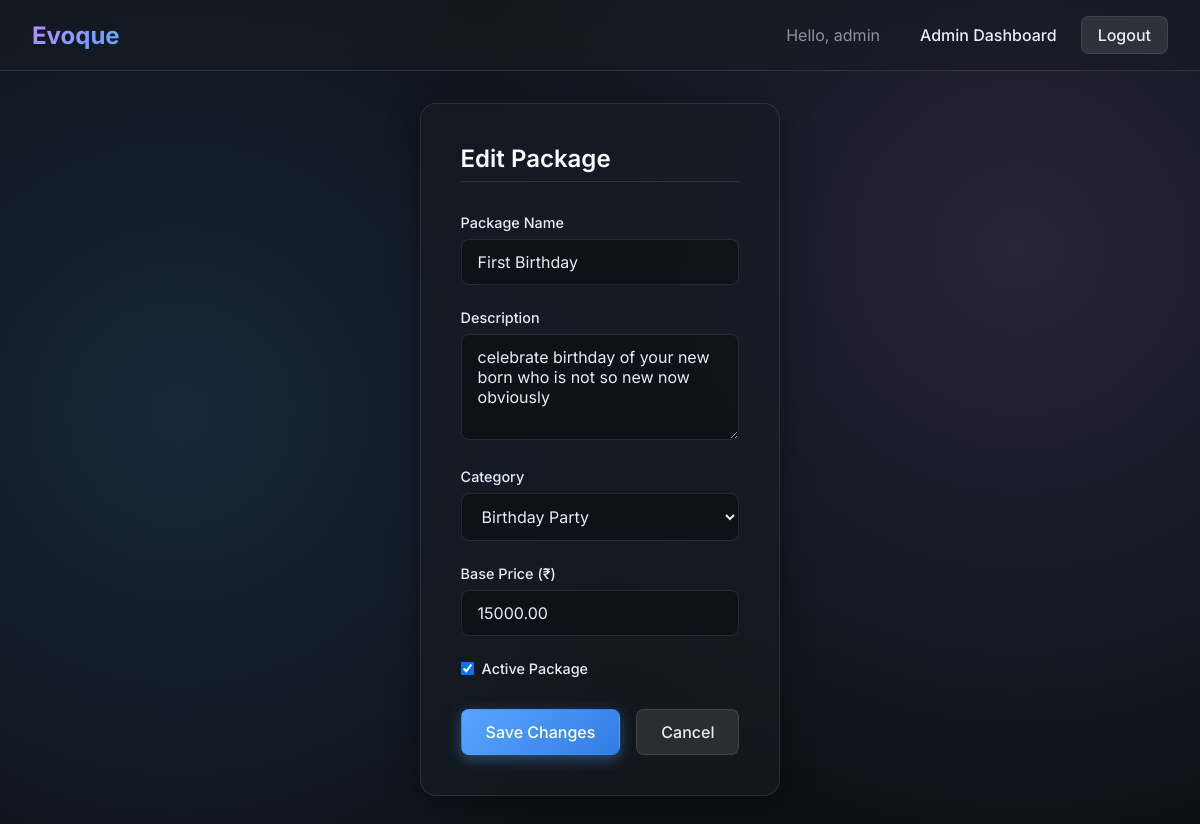
The app's page /admin-panel/packages/2/edit/ (signed in) with its own data.
### core/models.py (models this page shows, shortened)
class Package(models.Model):
    category = models.ForeignKey(Category, on_delete=models.CASCADE)
    name = models.CharField(max_length=100)
    description = models.TextField(blank=True, null=True)
    price = models.DecimalField(max_digits=10, decimal_places=2)
    status = models.BooleanField(default=True)

class Category(models.Model):
    name = models.CharField(max_length=100, unique=True)
    description = models.TextField(blank=True, null=True)
    status = models.BooleanField(default=True)

### core/views.py (the view, shortened to what this page needs)
# urls.py: path('admin-panel/packages/<int:packageId>/edit/', views.adminPackageEdit, name='adminPackageEdit'),
@login_required
def adminPackageEdit(request, packageId):
    profile = UserProfile.objects.get(user=request.user)
    if profile.role != 'ADMIN':
        return redirect('login')
    package = get_object_or_404(Package, id=packageId)
    categories = Category.objects.all().order_by('name')
    return render(
        request,
        'adminPackageEdit.html',
        {'package': package, 'categories': categories}
    )

### core/templates/adminPackageEdit.html (shortened to what this page needs)
{% extends 'base.html' %}
{% block content %}
<div class="center-flex">
    <div class="glass-panel" style="width: 100%; max-width: 500px;">
        <h2 style="margin-bottom: 2rem; border-bottom: 1px solid var(--glass-border); padding-bottom: 0.5rem;">Edit Package</h2>
        <form method="post">
            <div class="form-group">
                <label>Package Name</label>
                <input type="text" name="name" value="{{ package.name }}" required>
            </div>
            <div class="form-group">
                <label>Description</label>
                <textarea name="description" rows="4">{{ package.description|default_if_none:"" }}</textarea>
            </div>
            <div class="form-group">
                <label>Category</label>
                <select name="category_id" required>
                    {% for category in categories %}
                        <option value="{{ category.id }}" {% if category.id == package.category_id %}selected{% endif %}>
                            {{ category.name }}
                        </option>
                    {% endfor %}
                </select>
            </div>
            <div class="form-group">
                <label>Base Price (₹)</label>
                <input type="number" name="price" step="0.01" min="0" value="{{ package.price }}" required>
            </div>
            <div class="form-group" style="display: flex; align-items: center; gap: 0.5rem;">
                <input type="checkbox" name="status" id="status" {% if package.status %}checked{% endif %} style="width: auto;">
                <label for="status" style="margin: 0;">Active Package</label>
            </div>
            <div style="display: flex; gap: 1rem; margin-top: 2rem;">
                <button type="submit" class="btn btn-primary" style="flex: 1;">Save Changes</button>
                <a href="{% url 'adminPackages' %}" class="btn btn-secondary" style="flex: 1; text-align: center;">Cancel</a>
            </div>
        </form>
    </div>
</div>
{% endblock %}

### core/templates/base.html (shortened to what this page needs)
<!DOCTYPE html>
<html lang="en">
<head>
    {% load static %}
    <link rel="stylesheet" href="{% static 'css/styles.css' %}">
</head>
<body>
    <nav class="navbar">
        <a href="/" class="navbar-brand">Evoque</a>
        <div class="nav-links">
            {% if request.user.is_authenticated %}
                <span style="color: var(--text-muted); margin-right: 1rem;">Hello, {{ request.user.username }}</span>
                {% if request.user.is_superuser %}
                    <a href="{% url 'adminDashboard' %}">Admin Dashboard</a>
                {% elif request.user.userprofile.role == 'CUSTOMER' %}
                    <a href="{% url 'customerDashboard' %}">Dashboard</a>
                {% elif request.user.userprofile.role == 'PROVIDER' %}
                    <a href="{% url 'providerDashboard' %}">Dashboard</a>
                {% endif %}
                <a href="{% url 'logout' %}" class="btn btn-secondary" style="padding: 0.5rem 1rem;">Logout</a>
            {% else %}
                <a href="{% url 'login' %}">Login</a>
                <a href="{% url 'customerRegister' %}" class="btn btn-primary" style="padding: 0.5rem 1rem;">Sign Up</a>
            {% endif %}
        </div>
    </nav>
    <div class="container">
        {% block content %}{% endblock %}
    </div>
</body>
</html>

### static/css/styles.css (style rules this page uses)
:root { --bg-color: #0d1117; --text-color: #e6edf3; --text-muted: #8b949e; --primary-accent: #58a6ff; --secondary-accent: #bc8cff; --success: #2ea043; --danger: #f85149; --glass-bg: rgba(22, 27, 34, 0.6); --glass-border: rgba(255, 255, 255, 0.1); --glass-shadow: 0 8px 32px 0 rgba(0, 0, 0, 0.37); --font-family: 'Inter', sans-serif; }
* { box-sizing: border-box; margin: 0; padding: 0; }
body { font-family: var(--font-family); background-color: var(--bg-color); color: var(--text-color); min-height: 100vh; display: flex; flex-direction: column; background-image: radial-gradient(circle at 15% 50%, rgba(88, 166, 255, 0.15) 0%, transparent 50%), radial-gradient(circle at 85% 30%, rgba(188, 140, 255, 0.15) 0%, transparent 50%); background-attachment: fixed; }
.container { max-width: 1200px; margin: 0 auto; padding: 2rem; flex-grow: 1; display: flex; flex-direction: column; }
.center-flex { display: flex; justify-content: center; align-items: center; min-height: 80vh; }
.glass-panel { background: var(--glass-bg); backdrop-filter: blur(16px); -webkit-backdrop-filter: blur(16px); border: 1px solid var(--glass-border); border-radius: 16px; box-shadow: var(--glass-shadow); padding: 2.5rem; transition: transform 0.3s ease, box-shadow 0.3s ease; }
h1, h2, h3, h4, h5, h6 { font-weight: 600; margin-bottom: 1rem; color: #ffffff; }
a { color: var(--primary-accent); text-decoration: none; transition: color 0.2s ease, text-shadow 0.2s ease; }
.form-group { margin-bottom: 1.5rem; }
label { display: block; margin-bottom: 0.5rem; font-weight: 500; color: var(--text-color); font-size: 0.9rem; }
input[type="text"], input[type="password"], input[type="email"], input[type="number"], select, textarea { width: 100%; padding: 0.75rem 1rem; background: rgba(13, 17, 23, 0.8); border: 1px solid var(--glass-border); color: var(--text-color); border-radius: 8px; font-size: 1rem; font-family: var(--font-family); transition: all 0.3s ease; }
input::placeholder, textarea::placeholder { color: rgba(139, 148, 158, 0.6); }
.btn { display: inline-block; font-weight: 500; text-align: center; white-space: nowrap; vertical-align: middle; cursor: pointer; border: 1px solid transparent; padding: 0.75rem 1.5rem; font-size: 1rem; border-radius: 8px; transition: all 0.2s ease-in-out; font-family: var(--font-family); text-decoration: none; }
.btn-primary { color: #ffffff; background: linear-gradient(135deg, var(--primary-accent) 0%, #317ce5 100%); box-shadow: 0 4px 14px rgba(88, 166, 255, 0.4); }
.btn-secondary { color: var(--text-color); background: rgba(255, 255, 255, 0.1); border: 1px solid var(--glass-border); }
.navbar { display: flex; justify-content: space-between; align-items: center; padding: 1rem 2rem; background: var(--glass-bg); backdrop-filter: blur(12px); border-bottom: 1px solid var(--glass-border); position: sticky; top: 0; z-index: 1000; }
.navbar-brand { font-size: 1.5rem; font-weight: 700; background: linear-gradient(135deg, var(--secondary-accent), var(--primary-accent)); -webkit-background-clip: text; -webkit-text-fill-color: transparent; text-decoration: none; }
.nav-links { display: flex; gap: 1.5rem; align-items: center; }
.nav-links a { color: var(--text-color); font-weight: 500; }

### records on screen
Package: name "First Birthday", description "celebrate birthday of your new born who is not so new now obviously", category_id "Birthday Party", price "15000.00", status "☑"

### other values on screen
{{ request.user.username }} "admin"
